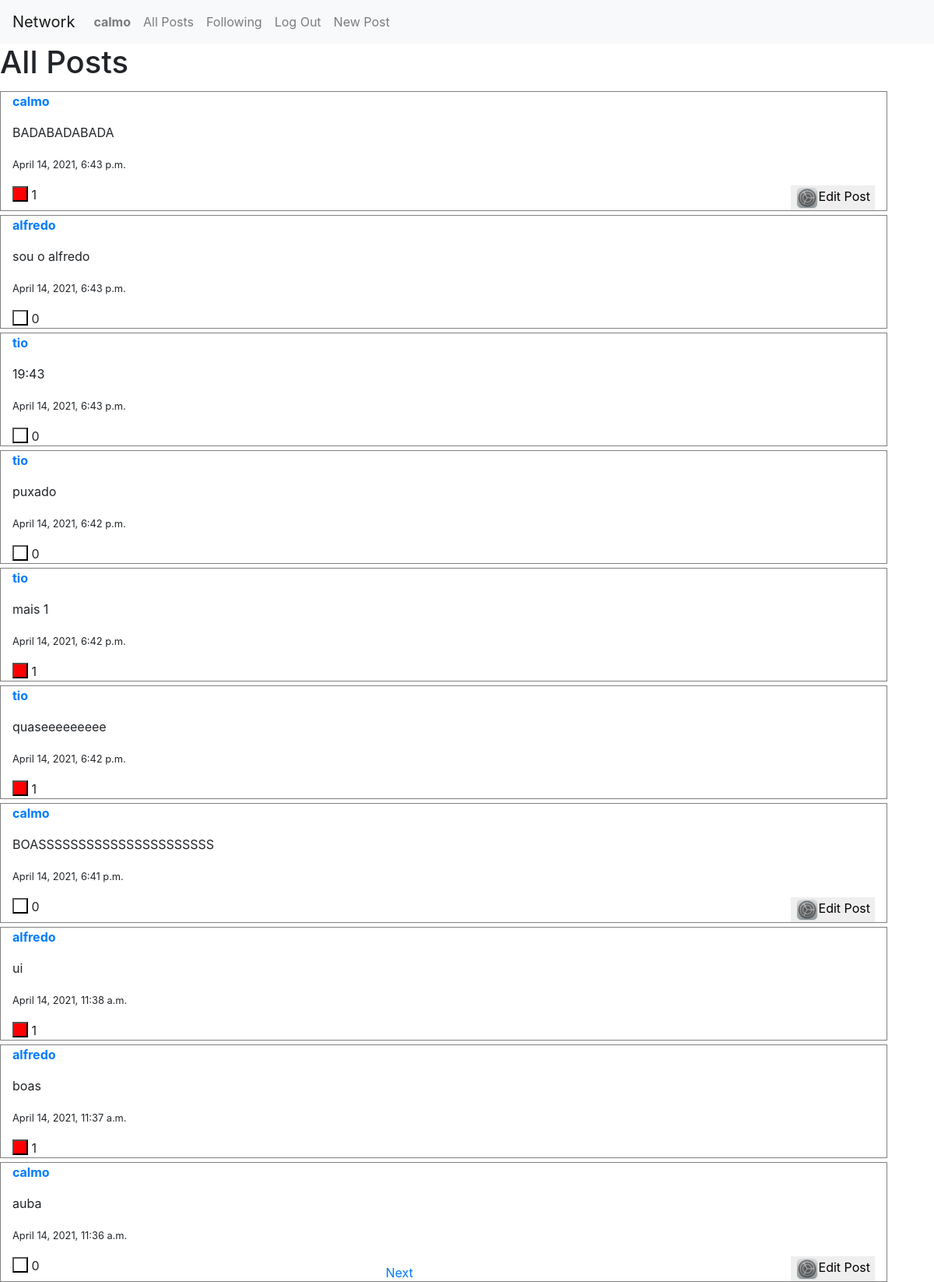
Page / (signed in) on the earlier database version.
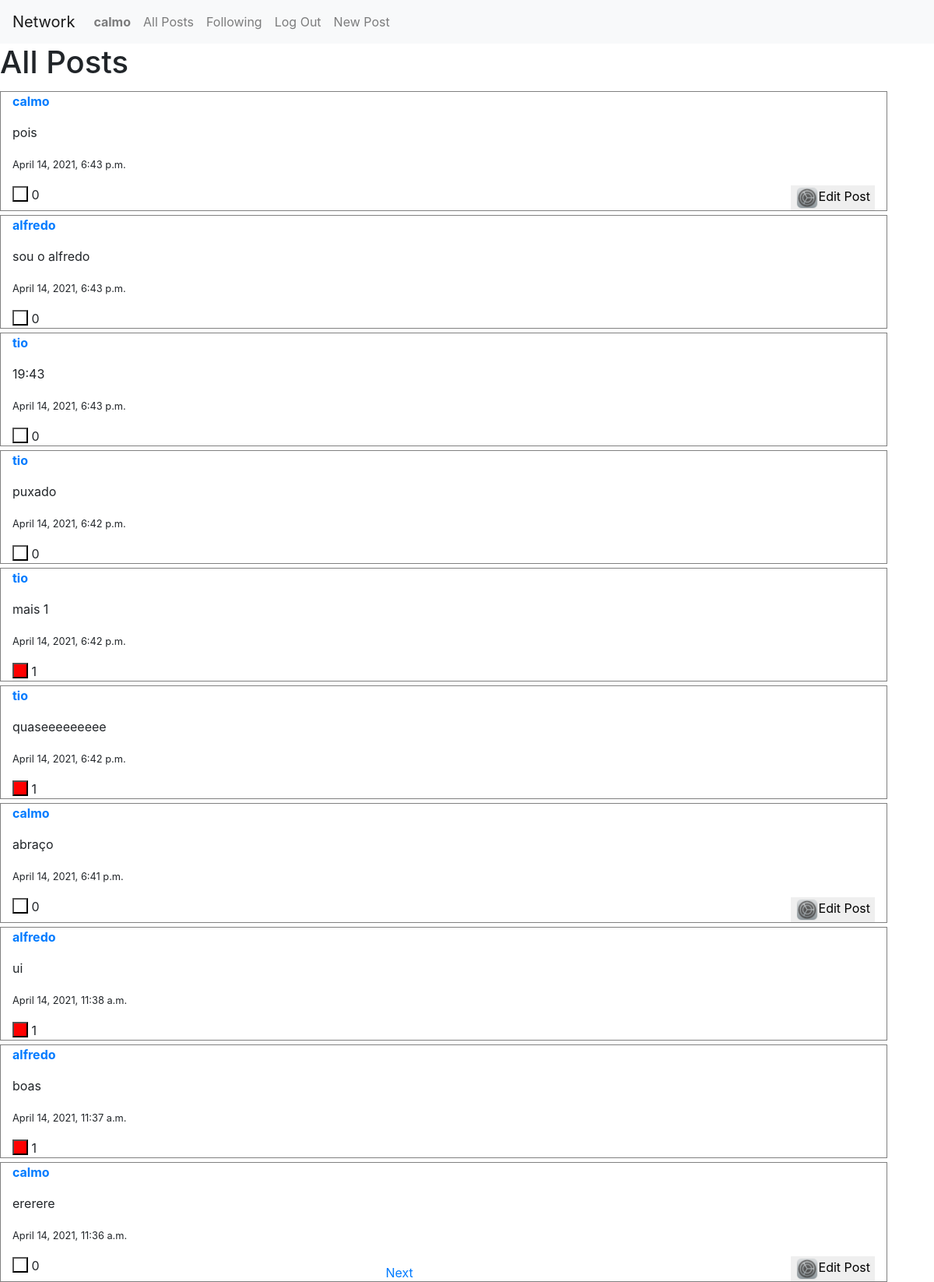
Same page on the later database version.
### network/models.py (models this page shows)
class Post(models.Model):
    user = models.ForeignKey(settings.AUTH_USER_MODEL, on_delete=models.CASCADE)
    text = models.CharField(max_length= 300)
    created_at = models.DateTimeField(auto_now_add=True)
    likes = models.IntegerField(default = 0) # number of likes start at 0
    user_likes = models.ManyToManyField(User, blank = True, related_name='user_likes')

class User(AbstractUser):
    pass

### network/views.py (the view)
# urls.py: path("", views.index, name="index"),
def index(request):
    all_posts = Post.objects.all() #- means that its desceding order newer to older
    all_posts = all_posts.order_by('-created_at')
    for post in all_posts:
        post.likes = post.user_likes.count()
    page = request.GET.get('page', 1)
    paginator = Paginator(all_posts, 10)
    try:
        posts = paginator.page(page)
    except PageNotAnInteger:
        posts = paginator.page(1)
    except EmptyPage:
        posts = paginator.page(paginator.num_pages)
    return render(request, "network/index.html",{
        "posts":posts
    })

### network/templates/network/index.html (shortened to what this page needs)
{% extends "network/layout.html" %}
{% load static %}
{% block body %}
    <h1>All Posts</h1>
    <div id="all_posts">
      {% for post in posts%}
        <div class="container"
              <p><a href="{% url 'profile' post.user.username %}"><strong>{{ post.user.username }}</strong></a></p>
              <p id = "edit_p{{post.id}}" >{{post.text}}</p>
              <p> <small>{{post.created_at}}</small></p>
              {% if request.user in post.user_likes.all %}
                <button id ="change_l{{post.id}}" class="dislike" onclick = "manage_likes('{{ post.id }}','change_l')"></button>
              {% else %}
                <button id="change_d{{post.id}}" class="like" onclick = "manage_likes('{{ post.id }}','change_d')"></button>
              {% endif %}
              <div id = "likes{{post.id}}" class="image" >
                {{post.likes}}
              </div>
              {% if user.get_username == post.user.username %}
                <button class="edit" onclick = "send_edit_post('{{ post.id }}')"> <img src="{% static 'network/edit.png' %}" width="30" height="30" >Edit Post</button>
              {% endif %}
        </div>
      {% endfor %}
      <div class="bottom">
        {% if posts.has_next %}
          <a href="{% url 'index' %}?page={{ posts.next_page_number }}">Next</a>
        {% endif %}
      </div>
    </div>
{% endblock %}

Differences in the rows shown:
changed Post: text "BADABADABADA" → "pois"; likes "1" → "0"
changed Post: text "BOASSSSSSSSSSSSSSSSSSSSSS" → "abraço"
changed Post: text "auba" → "ererere"
